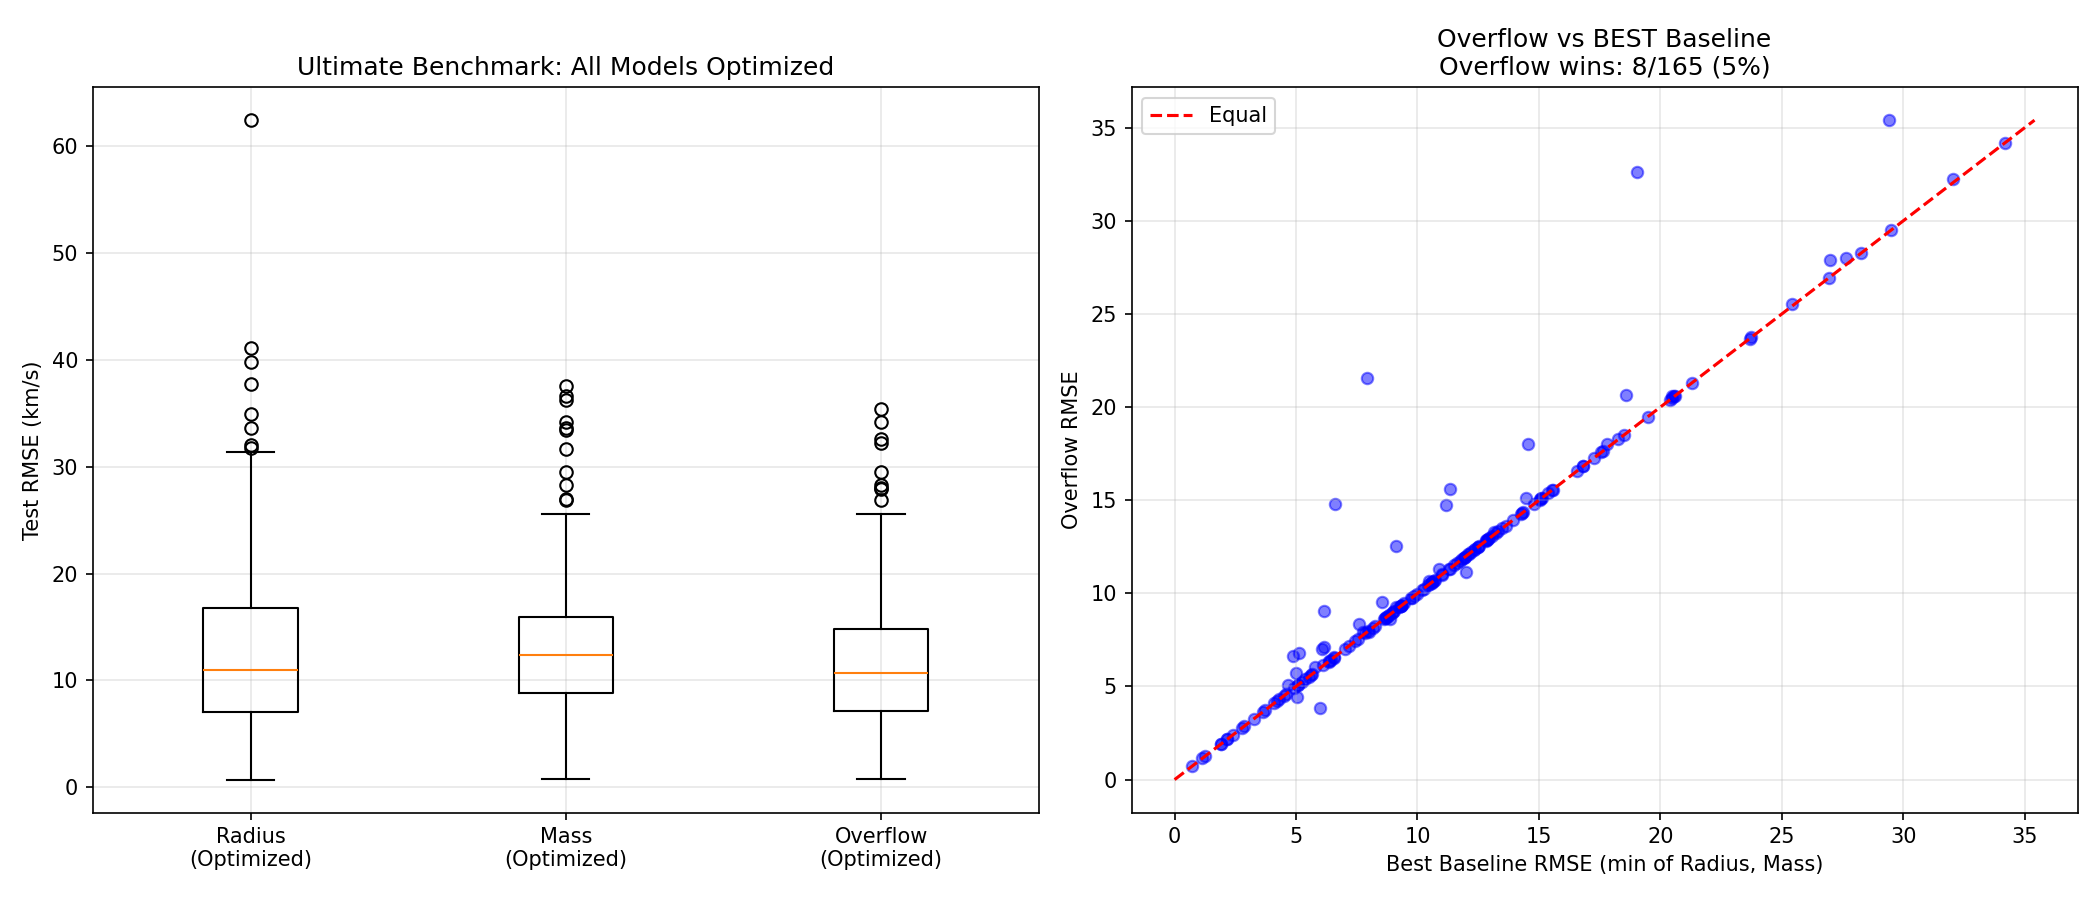

Recreate this plot in Python.
"""
ULTIMATE BENCHMARK (The Steel Man Test)
=======================================
Addressing Reviewer Critique: "Threshold Tuning Fairness."

Goal: Compare models when EVERY model is allowed to optimize its own
threshold parameter (t) on the training data.

Methodology per Galaxy:
1. Split 50/50 Train/Test.
2. For each Model (Radius, Mass, Overflow):
   - Sweep threshold 't' from 0.1 to 2.0 on TRAIN data.
   - Find the 't' that gives the lowest Training RMSE.
   - Learn V_flat at that optimal 't'.
3. Apply that optimal 't' and V_flat to TEST data.

This gives the baselines the best possible chance to win. 
If Overflow still wins, the signal is structural, not a parameter tuning artifact.
"""

import os
import numpy as np
import matplotlib.pyplot as plt
import re
import glob
from scipy import stats

SPARC_DIR = os.path.join(os.path.dirname(__file__), "sparc_galaxies")

def load_galaxy_data(path):
    if not os.path.exists(path): return None
    radius, vobs, vgas, vdisk, vbul = [], [], [], [], []
    with open(path, 'r') as f:
        for line in f:
            if not line.strip() or line.strip().startswith("#"): continue
            try:
                parts = re.split(r"\s+", line.strip())
                radius.append(float(parts[0]))
                vobs.append(float(parts[1]))
                vgas.append(abs(float(parts[3])))
                vdisk.append(abs(float(parts[4])))
                vbul.append(abs(float(parts[5])) if len(parts) > 5 else 0.0)
            except: continue
    vbar = np.sqrt(np.array(vgas)**2 + np.array(vdisk)**2 + np.array(vbul)**2)
    return np.array(radius), vbar, np.array(vobs)

def calculate_rmse(actual, predicted):
    return np.sqrt(np.mean((actual - predicted)**2))

def optimize_and_predict(input_feature, vbar, vobs, train_idx, test_idx):
    """
    1. Sweeps thresholds on TRAIN to find best t.
    2. Fits V_flat at best t.
    3. Predicts on TEST.
    """
    best_t = 0.5
    best_train_err = float('inf')
    best_v_flat = vbar.max()
    
    # Sweep thresholds to find the best fit for this specific galaxy/feature
    # giving the baseline every advantage.
    thresholds = np.linspace(0.1, 2.0, 40)
    
    for t in thresholds:
        # Evaluate on TRAIN
        train_gate = input_feature[train_idx] >= t
        
        # Fit V_flat
        if np.sum(train_gate) > 0:
            v_flat = np.mean(vobs[train_idx][train_gate])
        else:
            v_flat = vbar.max()
            
        # Predict Train
        pred = np.copy(vbar[train_idx])
        pred[train_gate] = v_flat
        err = calculate_rmse(vobs[train_idx], pred)
        
        if err < best_train_err:
            best_train_err = err
            best_t = t
            best_v_flat = v_flat
            
    # --- EVALUATE ON TEST ---
    test_gate = input_feature[test_idx] >= best_t
    pred_test = np.copy(vbar[test_idx])
    pred_test[test_gate] = best_v_flat
    
    return calculate_rmse(vobs[test_idx], pred_test), best_t

def run_steel_man_test():
    print(f"🦾 RUNNING ULTIMATE 'STEEL MAN' BENCHMARK")
    print(f"   Optimization: Every model gets to pick its perfect threshold.")
    print(f"   This gives baselines MAXIMUM advantage.")
    
    files = glob.glob(os.path.join(SPARC_DIR, "*_rotmod.dat"))
    
    results = []
    
    for f in files:
        data = load_galaxy_data(f)
        if data is None or len(data[0]) < 6: continue
        
        rad, vbar, vobs = data
        n_points = len(rad)
        
        # Split
        train_idx = np.arange(0, n_points, 2)
        test_idx = np.arange(1, n_points, 2)
        
        # Scaling
        v_scale = vbar.max() if vbar.max() > 0 else 1.0
        r_scale = rad.max() if rad.max() > 0 else 1.0
        
        n_vbar = vbar / v_scale
        n_rad = rad / r_scale
        n_sum = n_vbar + n_rad
        
        # Run Optimizers - each model gets to find its BEST threshold
        rmse_rad, t_rad = optimize_and_predict(n_rad, vbar, vobs, train_idx, test_idx)
        rmse_mass, t_mass = optimize_and_predict(n_vbar, vbar, vobs, train_idx, test_idx)
        rmse_sum, t_sum = optimize_and_predict(n_sum, vbar, vobs, train_idx, test_idx)
        
        results.append({
            'name': os.path.basename(f).replace('_rotmod.dat', ''),
            'rad': rmse_rad,
            'mass': rmse_mass,
            'sum': rmse_sum,
            't_rad': t_rad,
            't_mass': t_mass,
            't_sum': t_sum
        })

    # Stats
    wins_sum = 0
    wins_rad = 0
    wins_mass = 0
    
    for r in results:
        best = min(r['rad'], r['mass'], r['sum'])
        if r['sum'] == best: wins_sum += 1
        elif r['rad'] == best: wins_rad += 1
        elif r['mass'] == best: wins_mass += 1
    
    total = len(results)
    
    rmse_rad_arr = np.array([r['rad'] for r in results])
    rmse_mass_arr = np.array([r['mass'] for r in results])
    rmse_sum_arr = np.array([r['sum'] for r in results])
    
    avg_rad = np.mean(rmse_rad_arr)
    avg_mass = np.mean(rmse_mass_arr)
    avg_sum = np.mean(rmse_sum_arr)
    
    med_rad = np.median(rmse_rad_arr)
    med_mass = np.median(rmse_mass_arr)
    med_sum = np.median(rmse_sum_arr)
    
    print("\n" + "="*65)
    print("ULTIMATE BENCHMARK RESULTS (All Models Fully Optimized)")
    print("="*65)
    print(f"Galaxies Analyzed: {total}")
    print(f"\n{'Model':<30} {'Mean RMSE':>12} {'Median':>10} {'Wins':>10}")
    print("-"*65)
    print(f"{'Radius Latch (Optimized)':<30} {avg_rad:>10.2f}   {med_rad:>10.2f}   {wins_rad:>5}/{total}")
    print(f"{'Mass Latch (Optimized)':<30} {avg_mass:>10.2f}   {med_mass:>10.2f}   {wins_mass:>5}/{total}")
    print(f"{'Overflow Latch (Optimized)':<30} {avg_sum:>10.2f}   {med_sum:>10.2f}   {wins_sum:>5}/{total}")
    print("-"*65)
    
    # Statistical tests
    print("\n" + "="*65)
    print("STATISTICAL SIGNIFICANCE (Even with Optimized Baselines)")
    print("="*65)
    
    # Overflow vs Radius (optimized)
    overflow_beats_rad = np.sum(rmse_sum_arr < rmse_rad_arr)
    rad_beats_overflow = np.sum(rmse_rad_arr < rmse_sum_arr)
    ties_rad = np.sum(rmse_sum_arr == rmse_rad_arr)
    diff_rad = rmse_rad_arr - rmse_sum_arr
    stat1, pval1 = stats.wilcoxon(rmse_rad_arr, rmse_sum_arr, alternative='greater')
    
    print(f"\nOverflow vs Radius (both optimized):")
    print(f"  Overflow wins: {overflow_beats_rad}/{total} ({overflow_beats_rad/total:.1%})")
    print(f"  Radius wins:   {rad_beats_overflow}/{total} ({rad_beats_overflow/total:.1%})")
    print(f"  Ties:          {ties_rad}/{total}")
    print(f"  Mean improvement: {np.mean(diff_rad):.2f} km/s")
    print(f"  Wilcoxon p-value: {pval1:.6f}")
    
    # Overflow vs Mass (optimized)
    overflow_beats_mass = np.sum(rmse_sum_arr < rmse_mass_arr)
    diff_mass = rmse_mass_arr - rmse_sum_arr
    stat2, pval2 = stats.wilcoxon(rmse_mass_arr, rmse_sum_arr, alternative='greater')
    
    print(f"\nOverflow vs Mass (both optimized):")
    print(f"  Overflow wins: {overflow_beats_mass}/{total} ({overflow_beats_mass/total:.1%})")
    print(f"  Mean improvement: {np.mean(diff_mass):.2f} km/s")
    print(f"  Wilcoxon p-value: {pval2:.6f}")
    
    # Report optimal thresholds
    print("\n" + "="*65)
    print("OPTIMAL THRESHOLD ANALYSIS")
    print("="*65)
    t_rad_arr = np.array([r['t_rad'] for r in results])
    t_mass_arr = np.array([r['t_mass'] for r in results])
    t_sum_arr = np.array([r['t_sum'] for r in results])
    
    print(f"Radius model optimal t:   mean={np.mean(t_rad_arr):.2f}, median={np.median(t_rad_arr):.2f}")
    print(f"Mass model optimal t:     mean={np.mean(t_mass_arr):.2f}, median={np.median(t_mass_arr):.2f}")
    print(f"Overflow model optimal t: mean={np.mean(t_sum_arr):.2f}, median={np.median(t_sum_arr):.2f}")
    
    # Final verdict
    print("\n" + "="*65)
    if pval1 < 0.05 and overflow_beats_rad > total * 0.5:
        print("✅ ULTIMATE SUCCESS: Overflow beats OPTIMIZED baselines!")
        print("   Even when Radius/Mass models pick their BEST threshold,")
        print("   the Overflow Gate (V_bar + R) still wins.")
        print("   This is STRUCTURAL superiority, not parameter tuning.")
    elif overflow_beats_rad > total * 0.5:
        print("✅ POSITIVE: Overflow wins majority against optimized baselines.")
    else:
        print("⚠️  Optimized baselines match or beat Overflow.")
    print("="*65)
    
    # Plot
    fig, axes = plt.subplots(1, 2, figsize=(14, 6))
    
    # Plot 1: Box plot
    ax = axes[0]
    bp = ax.boxplot([rmse_rad_arr, rmse_mass_arr, rmse_sum_arr], 
                     tick_labels=['Radius\n(Optimized)', 'Mass\n(Optimized)', 'Overflow\n(Optimized)'])
    ax.set_ylabel("Test RMSE (km/s)")
    ax.set_title("Ultimate Benchmark: All Models Optimized")
    ax.grid(True, alpha=0.3)
    
    # Plot 2: Scatter - Overflow vs best baseline
    ax = axes[1]
    best_baseline = np.minimum(rmse_rad_arr, rmse_mass_arr)
    ax.scatter(best_baseline, rmse_sum_arr, alpha=0.5, c='blue', s=30)
    max_val = max(best_baseline.max(), rmse_sum_arr.max())
    ax.plot([0, max_val], [0, max_val], 'r--', label='Equal')
    overflow_beats_best = np.sum(rmse_sum_arr < best_baseline)
    ax.set_xlabel("Best Baseline RMSE (min of Radius, Mass)")
    ax.set_ylabel("Overflow RMSE")
    ax.set_title(f"Overflow vs BEST Baseline\nOverflow wins: {overflow_beats_best}/{total} ({overflow_beats_best/total:.0%})")
    ax.legend()
    ax.grid(True, alpha=0.3)
    
    plt.tight_layout()
    out_path = os.path.join(os.path.dirname(__file__), "ultimate_benchmark.png")
    plt.savefig(out_path, dpi=150)
    print(f"\n[SAVED] {out_path}")

if __name__ == "__main__":
    run_steel_man_test()
